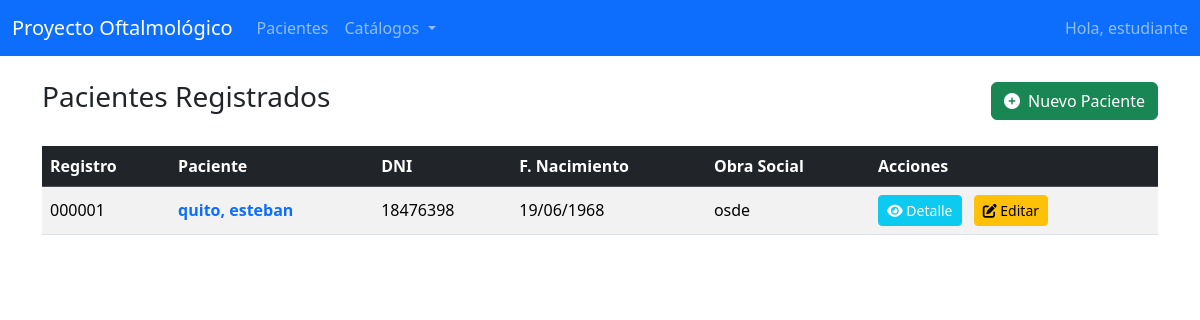
The app's page / (signed in) with its own data.
### gestion_clinica/models.py (models this page shows, shortened)
class Paciente(models.Model):
    num_registro = models.CharField(
        max_length=6,  # Se ajusta a 6 dígitos
        unique=True,
        blank=True,
        null=True,
        editable=False,
        verbose_name='Número de Registro'
    )
    nombre = models.CharField(max_length=100)
    apellido = models.CharField(max_length=100)
    dni = models.CharField(max_length=20, unique=True)
    fecha_nacimiento = models.DateField()  # Campo clave para calcular la edad
    GENERO_CHOICES = [('M', 'Masculino'), ('F', 'Femenino'), ('O', 'Otro')]
    genero = models.CharField(max_length=1, choices=GENERO_CHOICES)
    telefono = models.CharField(max_length=50)
    direccion = models.CharField(max_length=255)
    obra_social = models.ForeignKey(
        ObraSocial, on_delete=models.SET_NULL, null=True, blank=True)
    num_afiliado = models.CharField(max_length=50, blank=True, null=True)
    antecedentes_sistemicos = models.TextField(
        blank=True, verbose_name="Antecedentes Sistémicos")
    @property
    def edad(self):
        """Calcula la edad actual del paciente a partir de la fecha de nacimiento."""
        if self.fecha_nacimiento:
            hoy = date.today()
            edad_calculada = hoy.year - self.fecha_nacimiento.year
            if (hoy.month, hoy.day) < (self.fecha_nacimiento.month, self.fecha_nacimiento.day):
                edad_calculada -= 1
            return edad_calculada
        return None
    class Meta:
        ordering = ['apellido', 'nombre']

class ObraSocial(models.Model):
    nombre = models.CharField(max_length=150, unique=True)
    siglas = models.CharField(max_length=20, blank=True, null=True)
    def __str__(self):
        return self.nombre
    class Meta:
        verbose_name = "Obra Social"
        verbose_name_plural = "Obras Sociales"
        ordering = ['nombre']

### gestion_clinica/views.py (the view)
# urls.py: path('', views.PacienteListView.as_view(), name='lista_pacientes'),
class PacienteListView(ListView):
    model = Paciente
    template_name = 'gestion_clinica/paciente_list.html'
    context_object_name = 'pacientes'
    ordering = ['apellido', 'nombre']

### gestion_clinica/templates/gestion_clinica/paciente_list.html (shortened to what this page needs)
{% extends "gestion_clinica/base.html" %}
{% block content %}
<div class="d-flex justify-content-between align-items-center mb-4">
    <h1 class="h3">Pacientes Registrados</h1>
    <a href="{% url 'pacientes:crear_paciente' %}" class="btn btn-success">
        <i class="fas fa-plus-circle me-1"></i> Nuevo Paciente
    </a>
</div>
{% if pacientes %}
<div class="table-responsive">
    <table class="table table-striped table-hover align-middle">
        <thead class="table-dark">
            <tr>
                <th>Registro</th>
                <th>Paciente</th>
                <th>DNI</th>
                <th>F. Nacimiento</th>
                <th>Obra Social</th>
                <th>Acciones</th>
            </tr>
        </thead>
        <tbody>
            {% for paciente in pacientes %}
            <tr data-href="{% url 'pacientes:detalle_paciente' pk=paciente.pk %}" style="cursor: pointer;">
                <td>{{ paciente.num_registro }}</td>
                <td><a href="{% url 'pacientes:detalle_paciente' pk=paciente.pk %}" class="text-decoration-none fw-bold">{{ paciente.apellido }}, {{ paciente.nombre }}</a></td>
                <td>{{ paciente.dni }}</td>
                <td>{{ paciente.fecha_nacimiento|date:"d/m/Y" }}</td>
                <td>{{ paciente.obra_social|default:"N/A" }}</td>
                <td>
                    <a href="{% url 'pacientes:detalle_paciente' pk=paciente.pk %}" class="btn btn-sm btn-info text-white me-2"><i class="fas fa-eye"></i> Detalle</a>
                    <a href="{% url 'pacientes:editar_paciente' pk=paciente.pk %}" class="btn btn-sm btn-warning"><i class="fas fa-edit"></i> Editar</a>
                </td>
            </tr>
            {% endfor %}
        </tbody>
    </table>
</div>
{% else %}
<div class="alert alert-info" role="alert">
    No hay pacientes registrados en el sistema. ¡Empieza creando uno!
</div>
{% endif %}
{% endblock content %}

### gestion_clinica/templates/gestion_clinica/base.html (shortened to what this page needs)
{% load static %}
{% load static %}
<!DOCTYPE html>
<html lang="es">
<head>
    <link href="https://cdn.jsdelivr.net/npm/bootstrap@5.3.3/dist/css/bootstrap.min.css" rel="stylesheet">
    <link rel="stylesheet" href="https://cdnjs.cloudflare.com/ajax/libs/font-awesome/6.5.2/css/all.min.css">
</head>
<body>
    <nav class="navbar navbar-expand-lg navbar-dark bg-primary">
        <div class="container-fluid">
            <a class="navbar-brand" href="{% url 'pacientes:lista_pacientes' %}">Proyecto Oftalmológico</a>
            <div class="collapse navbar-collapse" id="navbarNav">
                <ul class="navbar-nav me-auto mb-2 mb-lg-0">
                    <li class="nav-item">
                        <a class="nav-link" href="{% url 'pacientes:lista_pacientes' %}">Pacientes</a>
                    </li>
                    <li class="nav-item dropdown">
                        <a class="nav-link dropdown-toggle" href="#" id="navbarDropdownCatalogos" role="button" data-bs-toggle="dropdown" aria-expanded="false">
                            Catálogos
                        </a>
                    </li>
                </ul>
                <span class="navbar-text">
                    {% if user.is_authenticated %}
                        Hola, {{ user.username }}
                    {% else %}
                        <a href="{% url 'admin:login' %}" class="btn btn-sm btn-outline-light">Login</a>
                    {% endif %}
                </span>
            </div>
        </div>
    </nav>
    <div class="container mt-4">
        {% block content %}
        {% endblock content %}
    </div>
</body>
</html>

### records on screen
Paciente: num_registro "000001", apellido "quito", nombre "esteban", dni "18476398", fecha_nacimiento "19/06/1968", obra_social "osde"

### other values on screen
{{ user.username }} "estudiante"
